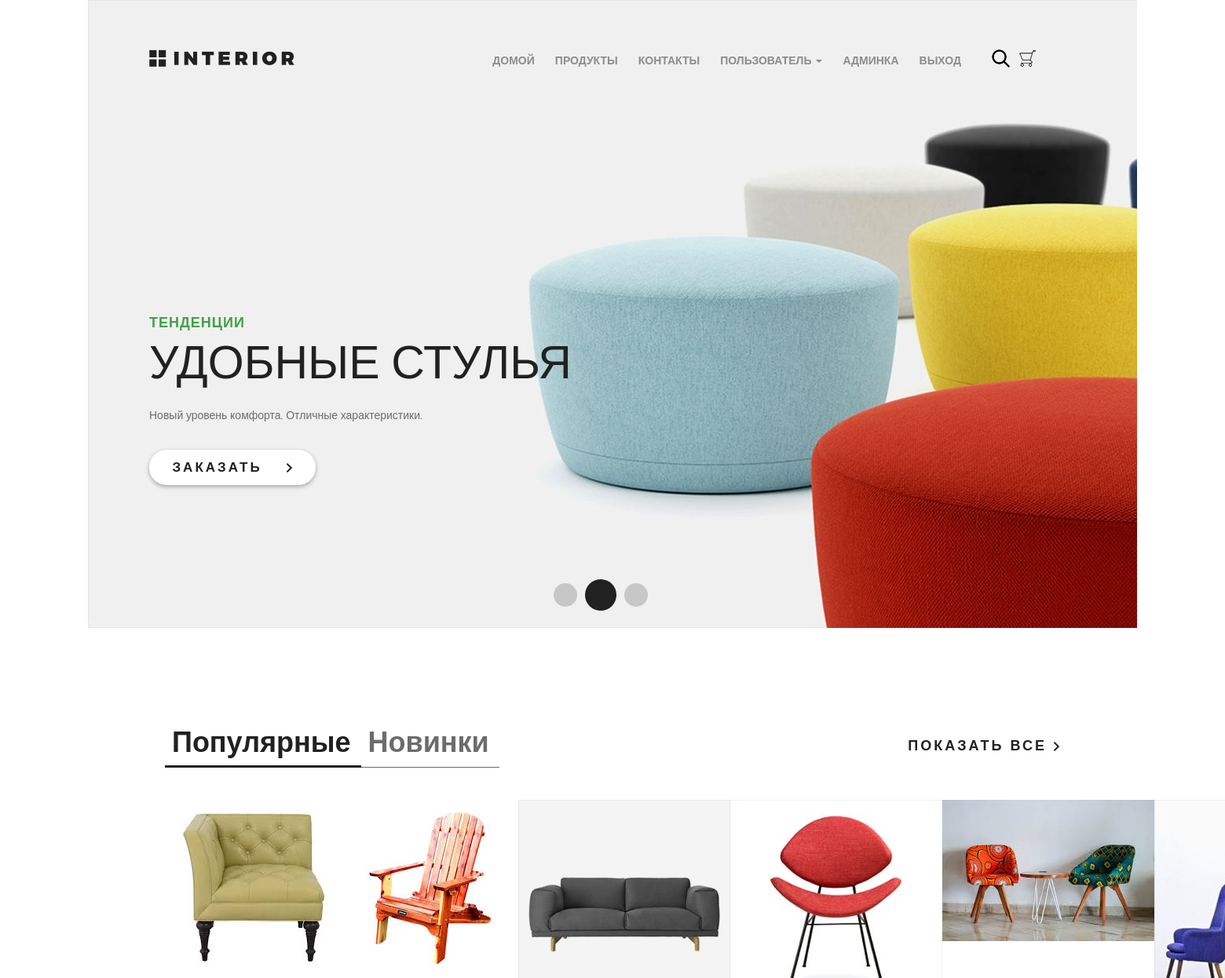
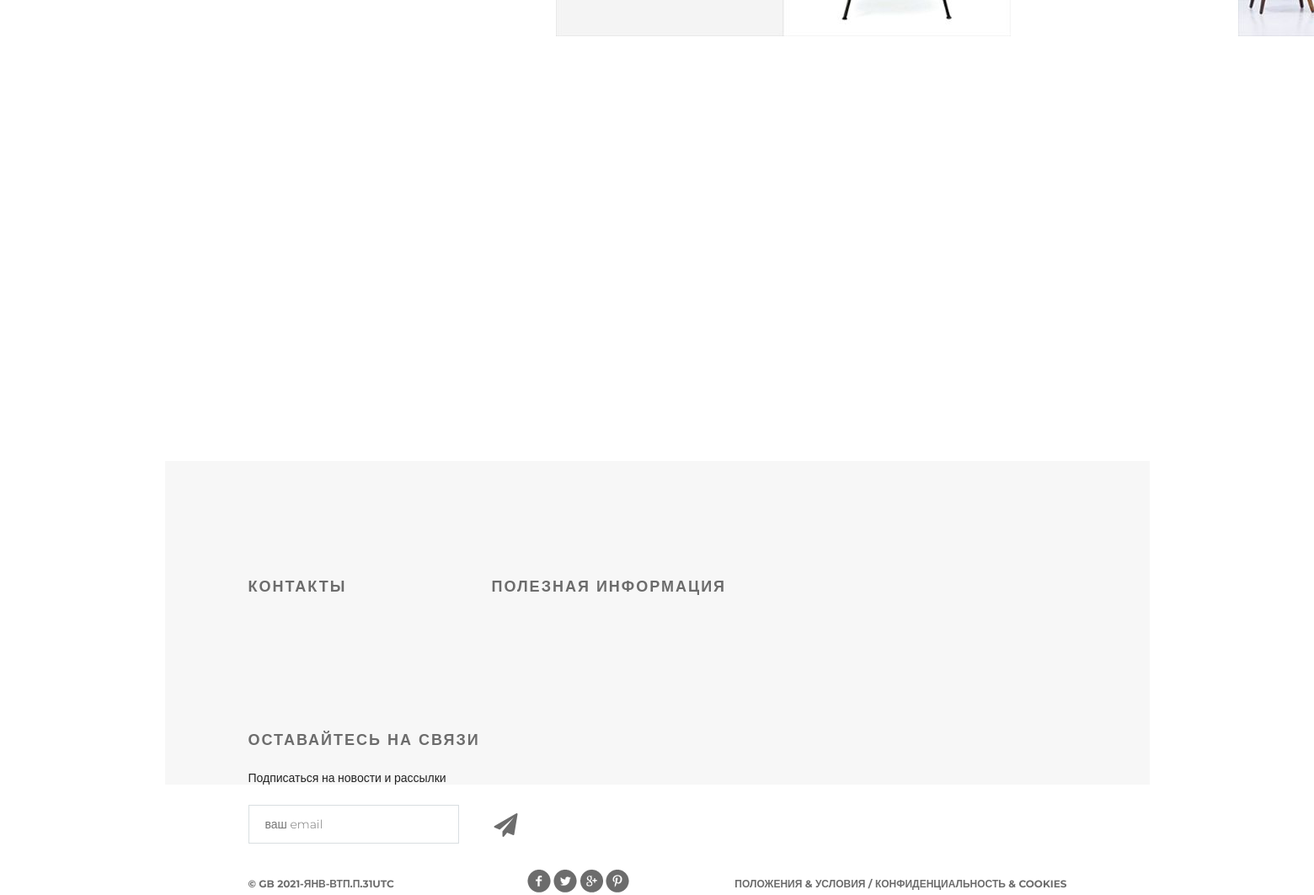
The app's page / (signed in) with its own data (2 pictures, top to bottom).
### authapp/models.py (models this page shows, shortened)
class ShopUser(AbstractUser):
    avatar = models.ImageField(upload_to='users_avatar', blank=True, verbose_name='аватар')
    age = models.PositiveIntegerField(verbose_name='возраст', default=18)
    activation_key = models.CharField(max_length=128, blank=True, verbose_name='ключ подтверждения')
    activation_key_expires = models.DateTimeField(verbose_name='актуальность ключа',
                                                  default=(now() + timedelta(hours=48)))

### mainapp/models.py (models this page shows, shortened)
class Product(models.Model):
    category = models.ForeignKey(ProductCategory, on_delete=models.CASCADE, verbose_name='категория')
    name = models.CharField(max_length=128, verbose_name='название')
    image = models.ImageField(upload_to='products_images', blank=True, verbose_name='картинка')
    short_desc = models.CharField(max_length=120, verbose_name='краткое описание', )
    description = models.TextField(verbose_name='описание', blank=True)
    price = models.DecimalField(max_digits=8, decimal_places=2, default=0, verbose_name='цена', )
    quantity = models.PositiveSmallIntegerField(default=0, verbose_name='количество на складе')
    is_active = models.BooleanField(default=True, verbose_name='продукт активен')

### mainapp/views.py (the view)
# urls.py: path('', mainapp.main, name='main'),
def main(request):
    title = 'главная'
    products = Product.objects.all()
    content = {
        'title': title,
        'products': products}
    return render(request, 'mainapp/index.html', content)

### mainapp/context_processors.py (called while the page is built)
def basket(request):
    basket_item = []
    if request.user.is_authenticated:
        basket_item = Basket.objects.filter(user=request.user)
    return {'basket': basket_item}

### mainapp/templates/mainapp/index.html (shortened to what this page needs)
{% extends 'mainapp/base.html'%}
{% load static %}
{% block menu %}
<div class="slider">
    <div class="header clearfix">
        <a href="/" class="logo"></a>
        {% include 'mainapp/includes/inc_main_menu.html' %}
        <a href="#" class="search"></a>
    </div>
    <div class="text-slider">
        <h3 class="green">тенденции</h3>
        <h3 class="big"> удобные стулья</h3>
        <p>Новый уровень комфорта. Отличные характеристики.</p>
        <a href="#" class="button-order">заказать <img src="/static/img/arrow.png" alt=""></a>
    </div>
    <div class="navi">
        <a href="#"></a><a href="#"></a><a href="#"></a>
    </div>
</div>
{% endblock %}
{% block content %}
    <div class="featured">
        <div class="featured-menu"><a class="active" href="#">Популярные</a><a href="#">Новинки</a></div>
        <a class="explore" href="#">показать все <img src="{% static 'img/arrow.png' %}" alt=""></a>
        <div class="clearfix"></div>
        <div class="tab-content">
            {% for product in products %}
                <div class="block">
                    <a href="{% url 'basket:add' product.pk %}"><img src="/media/{{ product.image }}" alt="{{ product.alt }}">
                    </a>
                </div>
            {% endfor %}
            </div>
        </div>
    </div>
    <div class="clr"></div>
{% endblock %}

### mainapp/templates/mainapp/includes/inc_main_menu.html (shortened to what this page needs)
 <ul class="menu">
    <li><a href="{% url 'main' %}" class={% if request.resolver_match.url_name == 'main' %} class="active"{% endif %}>Домой</a></li>
    <li><a href="{% url 'products:index' %}" class={% if request.resolver_match.namespace == 'products' %} class="active"{% endif %}>Продукты</a></li>
    <li><a href="{% url 'contacts' %}" class={% if request.resolver_match.url_name == 'contacts' %} class="active"{% endif %}>Контакты</a></li>
    {% if user.is_authenticated %}
        <li>
           <div class="dropdown">
               <a class="dropdown-toggle" href="" data-toggle="dropdown">
                   {{ user.first_name|default:'Пользователь' }}
                   <span class="caret"></span>
               </a>
           </div>
        </li>
    {% endif %}
    {% if user.is_superuser %}
        <li>
               <a href="{% url 'admin:users' %}">
               Админка
               </a>
       </li>
    {% endif %}
           <li>
               {% if user.is_authenticated %}
                    <a href="{% url 'auth:logout' %}"> Выход</a>
               {% else %}
                    <a href="{% url 'auth:login' %}"> Вход</a>
               {% endif %}
           </li>
</ul>
<a href="{% url 'basket:view' %}" class="basket">
</a>

### static/css/style.css (style rules this page uses)
* { margin: 0; padding: 0; }
body { font-family: 'Montserrat', sans-serif; }
html, body { height: 100%; }
.clr { height: 384px; }
.slider { height: 800px; background-image: url(/static/img/slider.jpg); padding-left: 78px; padding-right: 211px; position: relative; }
.logo { background-image: url(/static/img/logo.png); margin-top: 63px; width: 185px; height: 22px; float: left; }
.menu { list-style-type: none; margin-top: 67px; float: right; }
.menu li { float: left; }
.menu a { color: #8c8c8c; font-size: 14px; font-weight: 700; text-align: right; text-transform: uppercase; text-decoration: none; padding: 10px 13px; }
.search { display: block; width: 23px; height: 23px; background-image: url(/static/img/search.png); position: absolute; top: 63px; left: 1151px; }
.basket { display: block; width: 23px; height: 23px; background-image: url(/static/img/basket.png); position: absolute; top: 63px; left: 1185px; text-decoration: none; color: #555; }
.clearfix:after { content: ""; display: block; clear: both; }
.text-slider { margin-top: 288px; position: absolute; }
.text-slider p { color: #6c6c6c; font-size: 14px; text-align: left; width: 458px; line-height: 24px; }
.button-order { background-color: #ffffff; box-shadow: 0px 2px 4.85px 0.15px rgba(33, 33, 33, 0.35); width: 212px; height: 45px; display: block; text-transform: uppercase; text-align: center; border-radius: 22px; text-decoration: none; color: #212121; font-size: 17px; font-weight: 700; line-height: 45px; margin-top: 32px; letter-spacing: 3px; }
.button-order img { padding-left: 22px; }
.green { text-transform: uppercase; color: #43a047; font-size: 18px; font-weight: 700; text-align: left; margin-bottom: 22px; line-height: 13px; letter-spacing: 1px; }
.big { color: #212121; font-size: 59px; line-height: 43px; text-transform: uppercase; font-weight: 100; margin-bottom: 34px; }
.navi { position: absolute; bottom: 22px; right: 618px; display: flex; width: 130px; height: 40px; justify-content: space-between; align-items: center; }
.navi a { display: block; width: 30px; height: 30px; border-radius: 50%; background-color: rgba(33, 33, 33, 0.2); float: left; margin: 0px 5px; }
.navi a:nth-child(2) { display: block; width: 40px; height: 40px; border-radius: 50%; background-color: #212121; float: left; margin: 0px; }
.featured { padding-left: 98px; padding-right: 98px; }
.featured-menu { margin-top: 120px; width: 300px; height: 49px; float: left; }
.featured-menu a { color: #6c6c6c; font-size: 36px; font-weight: 700; text-align: left; text-decoration: none; border-bottom: 1px solid #6c6c6c; padding-bottom: 10px; padding-right: 13px; padding-left: 9px; }
.featured-menu .active { font-size: 36px; font-weight: 700; text-align: left; color: #212121; border-bottom: 3px solid #212121; padding-bottom: 8px; }
.explore { text-transform: uppercase; color: #212121; font-size: 18px; font-weight: 700; line-height: 24px; text-align: center; float: right; margin-top: 138px; letter-spacing: 3px; text-decoration: none; }
.tab-content { margin-top: 50px; display: flex; justify-content: space-between; margin-bottom: 120px; }
.tab-content .block { height: 270px; width: 270px; position: relative; }

### records on screen
ShopUser: first_name "ПОЛЬЗОВАТЕЛЬ"
Product: image (picture)
Product: image (picture)
Product: image (picture)
Product: image (picture)
Product: image (picture)
Product: image (picture)
